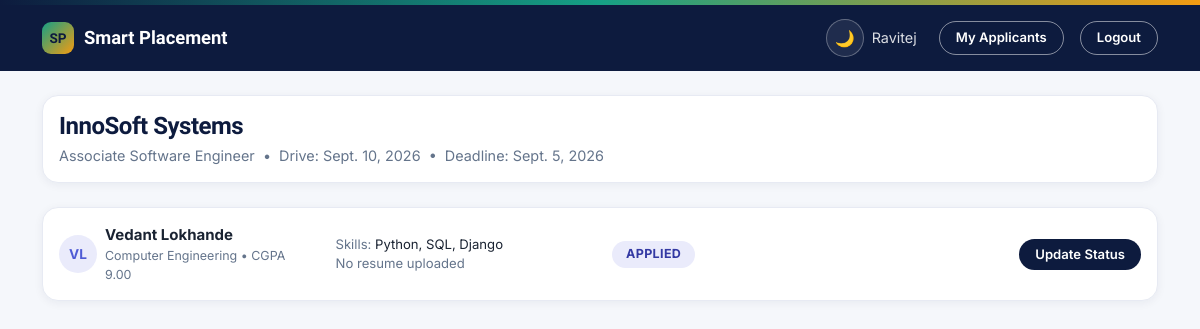
Before: /company/ (signed in) with the older database file.
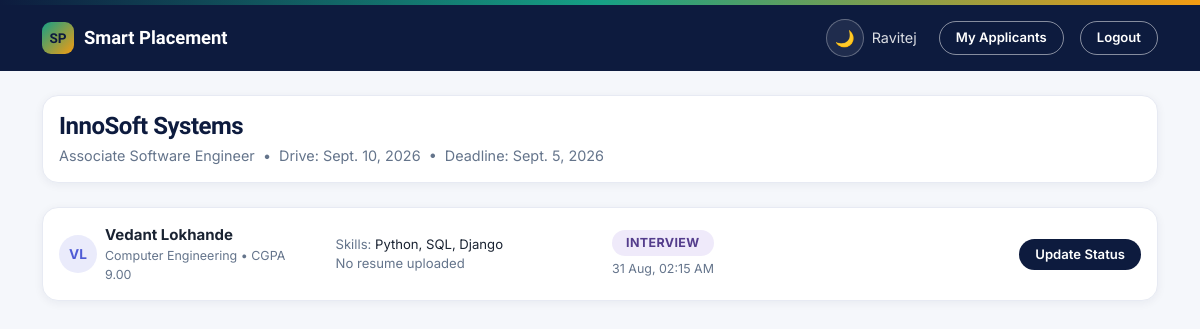
After: the same page with the newer database file.
### placements/models.py (models this page shows, shortened)
class Application(models.Model):
    STATUS_CHOICES = [
        ('APPLIED', 'Applied'),
        ('SHORTLISTED', 'Shortlisted'),
        ('INTERVIEW', 'Interview'),
        ('SELECTED', 'Selected'),
        ('REJECTED', 'Rejected'),
    ]
    INTERVIEW_MODE_CHOICES = [
        ('ONLINE', 'Online'),
        ('OFFLINE', 'Offline'),
    ]
    student = models.ForeignKey(Student, on_delete=models.CASCADE, related_name='applications')
    company = models.ForeignKey(Company, on_delete=models.CASCADE, related_name='applications')
    status = models.CharField(max_length=20, choices=STATUS_CHOICES, default='APPLIED')
    applied_on = models.DateTimeField(auto_now_add=True)
    updated_on = models.DateTimeField(auto_now=True)
    remarks = models.TextField(blank=True)
    interview_datetime = models.DateTimeField(blank=True, null=True)
    interview_mode = models.CharField(max_length=10, choices=INTERVIEW_MODE_CHOICES, blank=True)
    interview_location = models.CharField(
        max_length=300, blank=True,
        help_text="Venue address (offline) or meeting link (online)"
    )
    class Meta:
        unique_together = ('student', 'company')
        ordering = ['-applied_on']
    def has_interview_scheduled(self):
        return bool(self.interview_datetime)

class Student(models.Model):
    BRANCH_CHOICES = [
        ('CSE', 'Computer Engineering'),
        ('IT', 'Information Technology'),
        ('ENTC', 'Electronics & Telecom'),
        ('MECH', 'Mechanical'),
        ('CIVIL', 'Civil'),
    ]
    user = models.OneToOneField(User, on_delete=models.CASCADE)
    branch = models.CharField(max_length=10, choices=BRANCH_CHOICES)
    cgpa = models.DecimalField(max_digits=4, decimal_places=2)
    backlogs = models.PositiveIntegerField(default=0)
    skills = models.CharField(max_length=300, help_text="Comma-separated, e.g. Python, Django, HTML")
    phone = models.CharField(max_length=15, blank=True)
    resume = models.FileField(
        upload_to='resumes/', blank=True, null=True,
        validators=[FileExtensionValidator(allowed_extensions=['pdf'])],
        help_text="PDF only, max 5 MB."
    )

### placements/views.py (the view)
# urls.py: path('company/', views.company_dashboard_view, name='company_dashboard'),
@login_required
def company_dashboard_view(request):
    company = get_object_or_404(Company, user=request.user)
    applications = company.applications.select_related('student__user').order_by('-applied_on')
    return render(request, 'placements/company_dashboard.html', {
        'company': company,
        'applications': applications,
    })

### placements/templates/placements/company_dashboard.html (shortened to what this page needs)
{% extends 'placements/base.html' %}
{% block content %}
<div class="ps-card mb-4">
    <h4 class="mb-1">{{ company.name }}</h4>
    <p class="text-muted mb-0" style="font-size:0.9rem;">
        {{ company.job_role }} &nbsp;•&nbsp; Drive: {{ company.drive_date }} &nbsp;•&nbsp; Deadline: {{ company.application_deadline }}
    </p>
</div>
<div class="d-flex flex-column gap-3">
  {% for app in applications %}
  <div class="ps-card py-3">
    <div class="row align-items-center app-card-row">
        <div class="col-md-3 d-flex align-items-center gap-2 app-card-col">
            <div style="width:38px;height:38px;border-radius:50%;background:var(--blue-light);color:var(--blue);display:flex;align-items:center;justify-content:center;font-weight:700;font-size:0.85rem;flex-shrink:0;">
                {{ app.student.user.first_name|slice:":1"|upper }}{{ app.student.user.last_name|slice:":1"|upper }}
            </div>
            <div>
                <strong>{{ app.student.user.get_full_name|default:app.student.user.username }}</strong>
                <div class="text-muted" style="font-size:0.78rem;">{{ app.student.get_branch_display }} • CGPA {{ app.student.cgpa }}</div>
            </div>
        </div>
        <div class="col-md-3 app-card-col" style="font-size:0.82rem;">
            <span class="text-muted">Skills:</span> {{ app.student.skills|default:"—" }}<br>
            {% if app.student.resume %}
                <a href="{{ app.student.resume.url }}" target="_blank">View Resume</a>
            {% else %}
                <span class="text-muted">No resume uploaded</span>
            {% endif %}
        </div>
        <div class="col-md-3 app-card-col">
            {% if app.status == 'REJECTED' %}
                <span class="status-pill rejected">Rejected</span>
            {% elif app.status == 'SELECTED' %}
                <span class="status-pill selected">Selected</span>
            {% elif app.status == 'INTERVIEW' %}
                <span class="status-pill interview">Interview</span>
                {% if app.has_interview_scheduled %}
                <div class="text-muted mt-1" style="font-size:0.78rem;">{{ app.interview_datetime|date:"d M, h:i A" }}</div>
                {% endif %}
            {% elif app.status == 'SHORTLISTED' %}
                <span class="status-pill shortlisted">Shortlisted</span>
            {% else %}
                <span class="status-pill applied">Applied</span>
            {% endif %}
        </div>
        <div class="col-md-3 text-md-end mt-2 mt-md-0 app-card-col">
            <a href="{% url 'company_update_application' app.id %}" class="btn-ps btn-ps-navy btn-ps-sm app-action-btn d-inline-block">Update Status</a>
        </div>
    </div>
  </div>
  {% empty %}
  <div class="empty-state">No applicants yet — eligible students will show up here once they apply.</div>
  {% endfor %}
</div>
{% endblock %}

Changed rows visible on the page:
changed Application "Vedant Lokhande": interview_datetime (not shown) → "31 Aug, 02:15 AM"; status "APPLIED" → "INTERVIEW"
